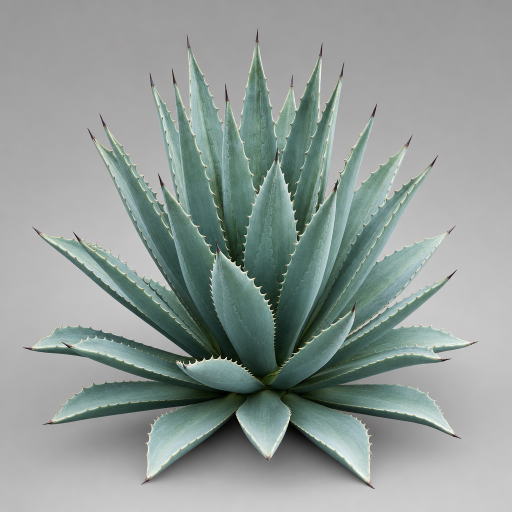
#> input picture flora-revamp/images/agave-rosette.png, 1024 x 1024 px (shown at 1/2 size)
$ python creosote-shrub.generator.py --image ../../images/agave-rosette.png --output out.png
#> lines starting #> are read from the running program, lines starting #| are printed output that depends on the picture; after the words box and inside, x2 and y2 are one past the last pixel; in counts of white or black regions, pixels touching at a corner belong together
#> in sample_palette, im is the input picture: PIL image 1024x1024 RGB; mean R, G, B 145.7, 154.8, 151.4
#!/usr/bin/env python3
"""Procedural sparse multi-stemmed shrub: geometry + photo-derived materials.

Builds a small, airy, vase-to-fountain shrub (several slender stems that fan
upward into a fine twiggy crown with sparse, clumped foliage), derives tileable
bark + a 4x4 foliage-card atlas from a reference photo, applies per-surface UVs
and PBR materials, and exports a textured binary GLB.

Surfaces:
    "branches" -- woody stems / twigs, cylindrical UVs, bark texture
    "canopy"   -- clumped flat leaf cards, atlas tiles, MASK alpha

CLI:
    python shrub_tex.py --image PATH --seed INT --density {high,med,low} \
        --output OUT.glb

Only numpy + trimesh + PIL + stdlib.  Deterministic given --seed.
"""

import argparse
import sys

import numpy as np
import trimesh
from PIL import Image, ImageDraw, ImageFilter


# ----------------------------------------------------------------------------
# Measured proportions (ratios read by eye off the reference image)
# ----------------------------------------------------------------------------
HEIGHT = 2.4                      # overall height in METERS (plausible shrub)
HEIGHT_OVER_WIDTH = 0.90          # nearly as wide as tall (photo aspect ~0.98)
WIDTH = HEIGHT / HEIGHT_OVER_WIDTH

CROWN_BASE_FRAC = 0.30            # crown starts ~30% up; lower part is bare stem
CROWN_PEAK_FRAC = 0.72           # broadest a little above mid (broad fountain)
BASE_GATHER_FRAC = 0.05          # stems converge into a narrow ~5%-wide base

STEM_BASE_RADIUS = 0.034          # radius (m) of a stem at the ground
MIN_RADIUS = 0.0018              # let twigs persist finer -> dense fine network

EPS = 1e-9

# Fallback palettes (used only if the photo yields too few clean samples).
_FALLBACK_WOOD_DARK = np.array([0.30, 0.25, 0.20])
_FALLBACK_WOOD_LIGHT = np.array([0.63, 0.57, 0.46])
_FALLBACK_FOLIAGE = np.array([0.44, 0.51, 0.32])

_LUM = np.array([0.299, 0.587, 0.114])


# ============================================================================
# small vector helpers
# ============================================================================
def _norm(v):
    n = np.linalg.norm(v)
    return v / n if n > EPS else v


def _perp_basis(d):
    a = np.array([0.0, 1.0, 0.0])
    if abs(np.dot(_norm(d), a)) > 0.95:
        a = np.array([1.0, 0.0, 0.0])
    u = _norm(np.cross(d, a))
    v = _norm(np.cross(d, u))
    return u, v


def _rotate(v, axis, ang):
    axis = _norm(axis)
    c, s = np.cos(ang), np.sin(ang)
    return v * c + np.cross(axis, v) * s + axis * np.dot(axis, v) * (1.0 - c)


# ============================================================================
# generalized tapered tube -> (verts, faces, uvs) with cylindrical UVs
# ============================================================================
def _tube(points, radii, sides, v_scale):
    points = np.asarray(points, float)
    radii = np.asarray(radii, float)
    n = len(points)
    if n < 2:
        return None

    seg = points[1:] - points[:-1]
    seg = np.array([_norm(s) for s in seg])
    tan = np.empty((n, 3))
    tan[0] = seg[0]
    tan[-1] = seg[-1]
    for i in range(1, n - 1):
        tan[i] = _norm(seg[i - 1] + seg[i])

    normals = np.empty((n, 3))
    u0, _ = _perp_basis(tan[0])
    normals[0] = u0
    for i in range(1, n):
        t0, t1 = tan[i - 1], tan[i]
        axis = np.cross(t0, t1)
        s = np.linalg.norm(axis)
        if s < EPS:
            normals[i] = normals[i - 1]
        else:
            ang = np.arctan2(s, np.dot(t0, t1))
            normals[i] = _norm(_rotate(normals[i - 1], axis / s, ang))

    # cumulative arc length -> v coordinate (bark runs along the stem)
    seglen = np.linalg.norm(points[1:] - points[:-1], axis=1)
    arclen = np.concatenate([[0.0], np.cumsum(seglen)])
    vcoord = arclen * v_scale

    ang = np.linspace(0.0, 2.0 * np.pi, sides, endpoint=False)
    cos, sin = np.cos(ang), np.sin(ang)
    ucoord = np.linspace(0.0, 1.0, sides, endpoint=False)

    verts = np.empty((n * sides, 3))
    uvs = np.empty((n * sides, 2))
    for i in range(n):
        ni = normals[i]
        bi = _norm(np.cross(tan[i], ni))
        ring = (cos[:, None] * ni[None, :] + sin[:, None] * bi[None, :]) * radii[i]
        verts[i * sides:(i + 1) * sides] = points[i] + ring
        uvs[i * sides:(i + 1) * sides, 0] = ucoord
        uvs[i * sides:(i + 1) * sides, 1] = vcoord[i]

    faces = []
    for i in range(n - 1):
        a0 = i * sides
        a1 = (i + 1) * sides
        for k in range(sides):
            k1 = (k + 1) % sides
            faces.append([a0 + k, a0 + k1, a1 + k1])
            faces.append([a0 + k, a1 + k1, a1 + k])

    base_c = len(verts)
    apex = points[-1] + tan[-1] * radii[-1] * 1.2
    verts = np.vstack([verts, points[0][None, :], apex[None, :]])
    uvs = np.vstack([uvs, [0.5, vcoord[0]], [0.5, vcoord[-1]]])
    apex_i = base_c + 1
    for k in range(sides):
        k1 = (k + 1) % sides
        faces.append([base_c, k1, k])
        faces.append([apex_i, (n - 1) * sides + k, (n - 1) * sides + k1])
    return verts, np.asarray(faces, np.int64), uvs


# ============================================================================
# crown envelope
# ============================================================================
def _envelope_radius(y, lobes):
    f = y / HEIGHT
    if f <= BASE_GATHER_FRAC:
        return WIDTH * 0.03
    t = (f - BASE_GATHER_FRAC) / (1.0 - BASE_GATHER_FRAC)
    peak = (CROWN_PEAK_FRAC - BASE_GATHER_FRAC) / (1.0 - BASE_GATHER_FRAC)
    if t <= peak:
        prof = (t / peak) ** 0.7
    else:
        prof = 1.0 - 0.35 * ((t - peak) / (1.0 - peak)) ** 1.5
    base = WIDTH * 0.5 * max(prof, 0.03)
    lobe = 1.0 + 0.12 * np.sin(lobes[0] + 3.0 * f) + 0.08 * np.cos(lobes[1] + 5.0 * f)
    return base * lobe


# ============================================================================
# skeleton growth
# ============================================================================
def _grow(cfg, rng):
    branches = []
    tips = []
    lobes = (rng.uniform(0, 2 * np.pi), rng.uniform(0, 2 * np.pi))
    max_depth = cfg["max_depth"]
    nodes = cfg["nodes"]
    cap = cfg["branch_cap"]

    n_stems = cfg["stems"]
    stack = []
    for i in range(n_stems):
        phi = 2 * np.pi * i / n_stems + rng.uniform(-0.3, 0.3)
        r = WIDTH * BASE_GATHER_FRAC * rng.uniform(0.1, 0.6)
        p0 = np.array([r * np.cos(phi), 0.0, r * np.sin(phi)])
        out = _norm(np.array([np.cos(phi), 0.0, np.sin(phi)]))
        d0 = _norm(np.array([0, 1, 0]) * 2.4 + out * rng.uniform(0.4, 0.95))
        stack.append((p0, d0, STEM_BASE_RADIUS * rng.uniform(0.85, 1.0), 0))

    count = 0
    while stack:
        p, d, radius, depth = stack.pop()
        if count >= cap:
            break
        count += 1

        seg_len = HEIGHT * (0.32 if depth == 0 else 0.22) * (0.82 ** depth)
        seg_len *= rng.uniform(0.8, 1.2)

        pts = [p.copy()]
        rads = [radius]
        cur = p.copy()
        cdir = d.copy()
        r = radius
        droop = 0.04 + 0.05 * depth
        for j in range(nodes - 1):
            radial = np.array([cur[0], 0.0, cur[2]])
            radial = _norm(radial) if np.linalg.norm(radial) > EPS else np.zeros(3)
            cdir = _norm(
                cdir
                + radial * 0.30                       # stronger outward fan
                + np.array([0.0, -1.0, 0.0]) * droop
                + rng.normal(0, 0.12, 3)
            )
            step = seg_len / (nodes - 1)
            nxt = cur + cdir * step
            er = _envelope_radius(nxt[1], lobes)
            hr = np.hypot(nxt[0], nxt[2])
            if hr > er * 1.03 and hr > EPS:
                k = (er * 1.03) / hr
                nxt[0] *= k
                nxt[2] *= k
            cur = nxt
            r *= rng.uniform(0.88, 0.94)
            pts.append(cur.copy())
            rads.append(max(r, MIN_RADIUS * 0.6))

        branches.append((np.array(pts), np.array(rads)))
        tips.append((cur.copy(), cur[1]))

        if depth < max_depth and r > MIN_RADIUS and count < cap:
            n_child = 2 if (depth >= 1 and rng.random() < 0.55) else 3
            child_r = r / np.sqrt(n_child)
            u, v = _perp_basis(cdir)
            for c in range(n_child):
                phi = 2 * np.pi * (c + rng.uniform(-0.2, 0.2)) / n_child
                axis = np.cos(phi) * u + np.sin(phi) * v
                theta = np.radians(rng.uniform(24, 50))     # wider fork angle
                cd = _norm(_rotate(cdir, axis, theta) + np.array([0, 1, 0]) * 0.14)
                stack.append((cur.copy(), cd, child_r * rng.uniform(0.85, 1.05), depth + 1))

    return branches, tips, lobes


# ============================================================================
# foliage cards -> (verts, faces, uvs, tints) ; each quad maps to an atlas tile
# ============================================================================
ATLAS_TILES = 4          # 4x4 atlas
ATLAS_SIZE = 1024


def _build_canopy(cfg, tips, lobes, rng):
    n_clumps = cfg["clumps"]
    cards_per = max(1, cfg["cards_total"] // n_clumps)
    crown_w = WIDTH
    half_base = 0.024 * crown_w          # small leaf tufts (sparse, airy look)
    clump_rad = 0.06 * crown_w           # tight tufts scattered at twig tips

    cand = [t for t in tips if t[1] > HEIGHT * (CROWN_BASE_FRAC + 0.03)]
    if len(cand) < n_clumps:
        cand = tips if tips else [(np.array([0.0, HEIGHT * 0.7, 0.0]), HEIGHT * 0.7)]
    heights = np.array([t[1] for t in cand])
    w = (heights - heights.min() + 0.05) ** 1.5
    w = w / w.sum()
    idx = rng.choice(len(cand), size=n_clumps, replace=len(cand) < n_clumps, p=w)
    centers = [cand[i][0] for i in idx]

    crown_cy = HEIGHT * 0.66
    pad = 2.0 / ATLAS_SIZE
    step = 1.0 / ATLAS_TILES

    verts, faces, uvs, tints = [], [], [], []
    base_i = 0
    for c in centers:
        clump_var = rng.uniform(-0.06, 0.06)   # subtle per-clump value shift
        for _ in range(cards_per):
            off = rng.normal(0, 1, 3)
            off = off / (np.linalg.norm(off) + EPS) * clump_rad * rng.uniform(0.0, 1.0)
            pos = c + off

            out = pos - np.array([0.0, crown_cy, 0.0])
            out = _norm(out) if np.linalg.norm(out) > EPS else np.array([0.0, 1.0, 0.0])
            jit_ax = _norm(rng.normal(0, 1, 3))
            out = _norm(_rotate(out, jit_ax, np.radians(rng.uniform(-25, 25))))

            u, v = _perp_basis(out)
            roll = rng.uniform(0, 2 * np.pi)
            u2 = np.cos(roll) * u + np.sin(roll) * v
            v2 = -np.sin(roll) * u + np.cos(roll) * v

            scale = np.exp(rng.normal(0, 0.3))
            hu = half_base * scale
            hv = half_base * 0.7 * scale
            quad = np.array([
                pos - u2 * hu - v2 * hv,
                pos + u2 * hu - v2 * hv,
                pos + u2 * hu + v2 * hv,
                pos - u2 * hu + v2 * hv,
            ])
            verts.append(quad)
            faces.append([base_i, base_i + 1, base_i + 2])
            faces.append([base_i, base_i + 2, base_i + 3])

            # --- UV: pick a random atlas tile + 0/90/180/270 rotation --------
            tx = int(rng.integers(0, ATLAS_TILES))
            ty = int(rng.integers(0, ATLAS_TILES))
            u_lo, u_hi = tx * step + pad, (tx + 1) * step - pad
            v_lo, v_hi = ty * step + pad, (ty + 1) * step - pad
            corners = [(u_lo, v_lo), (u_hi, v_lo), (u_hi, v_hi), (u_lo, v_hi)]
            k = int(rng.integers(0, 4))
            corners = corners[k:] + corners[:k]
            uvs.extend(corners)

            # --- per-card sun/shade tint (outer + higher = brighter) ---------
            hf = np.clip(pos[1] / HEIGHT, 0.0, 1.0)
            outward = np.clip(np.hypot(pos[0], pos[2]) / (0.5 * crown_w), 0.0, 1.0)
            bright = np.clip(0.86 + 0.16 * hf + 0.10 * outward + clump_var, 0.78, 1.1)
            warm = np.array([1.04, 1.0, 0.94]) if hf > 0.6 else np.array([0.98, 1.0, 1.02])
            tint = np.clip(bright * warm, 0.0, 1.0)
            tints.extend([tint] * 4)
            base_i += 4

    verts = np.vstack(verts)
    faces = np.asarray(faces, np.int64)
    uvs = np.asarray(uvs, float)
    tints = np.asarray(tints, float)
    return verts, faces, uvs, tints


# ============================================================================
# vertex colours (COLOR_0 tints that multiply the albedo texture)
# ============================================================================
# [13 lines left out: function _wood_colors, not called in this run]


# ============================================================================
# ---- photo sampling -------------------------------------------------------
# ============================================================================
def _delight(arr):
    """Divide by a heavily blurred luminance, gain clamped to [0.6, 1.6]."""
    h, w = arr.shape[:2]
    lum = arr @ _LUM
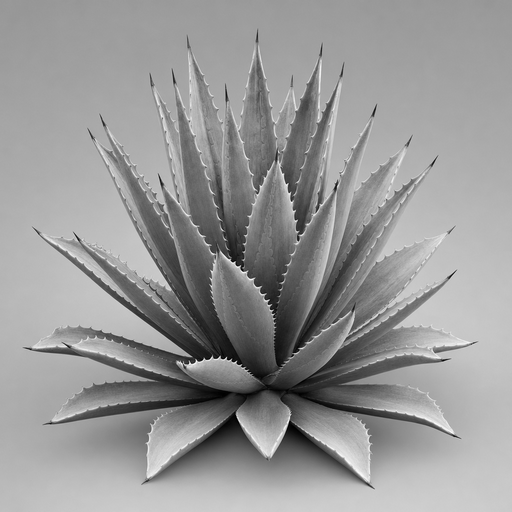
#> lum: shape (512, 512) float64; min 0, max 0.989, mean 0.595
    pil = Image.fromarray((np.clip(lum, 0, 1) * 255).astype(np.uint8))
    rad = max(8, int(min(h, w) / 8))
    blur = np.asarray(pil.filter(ImageFilter.GaussianBlur(rad)), float) / 255.0
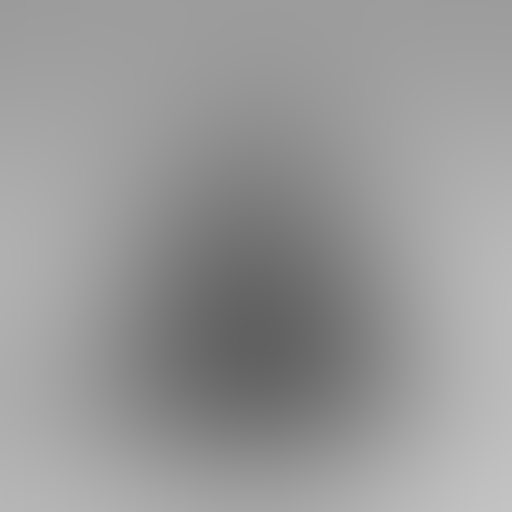
#> blur: shape (512, 512) float64; min 0.38, max 0.765, mean 0.597
    blur = np.maximum(blur, 1e-3)
    target = float(np.median(lum))
#> target = 0.638
    gain = np.clip(target / blur, 0.6, 1.6)
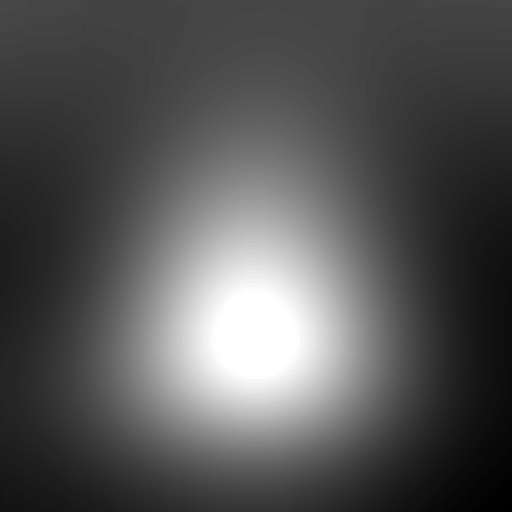
#> gain: shape (512, 512) float64; min 0.834, max 1.6, mean 1.09; drawn with min black and max white
    return np.clip(arr * gain[..., None], 0.0, 1.0)
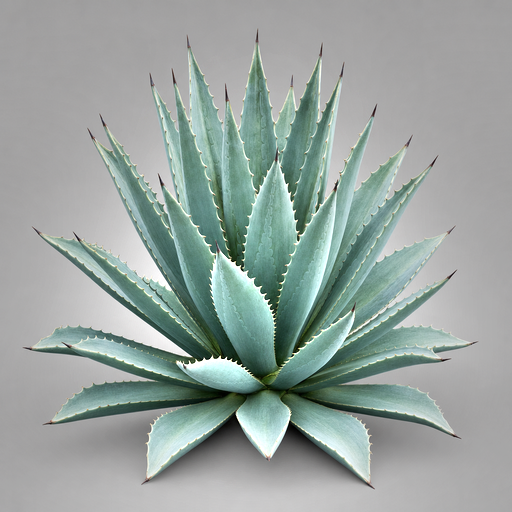
#> returned value: shape (512, 512, 3) float64; mean of channels 0, 1, 2 0.598, 0.643, 0.626; drawn as R, G, B


def sample_palette(image_path):
    """Return a palette dict sampled from inside the object's silhouette.

    Masks the pale background out, then separates green foliage flecks from the
    darker woody stems and reads representative colors from each."""
    pal = dict(
        wood_dark=_FALLBACK_WOOD_DARK.copy(),
        wood_light=_FALLBACK_WOOD_LIGHT.copy(),
        foliage=_FALLBACK_FOLIAGE.copy(),
        foliage_light=np.clip(_FALLBACK_FOLIAGE * 1.2, 0, 1),
        foliage_dark=_FALLBACK_FOLIAGE * 0.7,
    )
    if not image_path:
        return pal
    try:
        im = Image.open(image_path).convert("RGB")
    except Exception:
        return pal

    im.thumbnail((512, 512), Image.LANCZOS)
    arr = np.asarray(im, float) / 255.0
    dl = _delight(arr)
    h, w = arr.shape[:2]

    # background = median of a border frame (the pale, uniform surround)
    bw = max(2, int(0.06 * min(h, w)))
    border = np.concatenate([
        arr[:bw].reshape(-1, 3), arr[-bw:].reshape(-1, 3),
        arr[:, :bw].reshape(-1, 3), arr[:, -bw:].reshape(-1, 3),
    ])
    bg = np.median(border, axis=0)
#> bg = [0.698, 0.694, 0.694]

    diff = np.linalg.norm(arr - bg[None, None, :], axis=2)
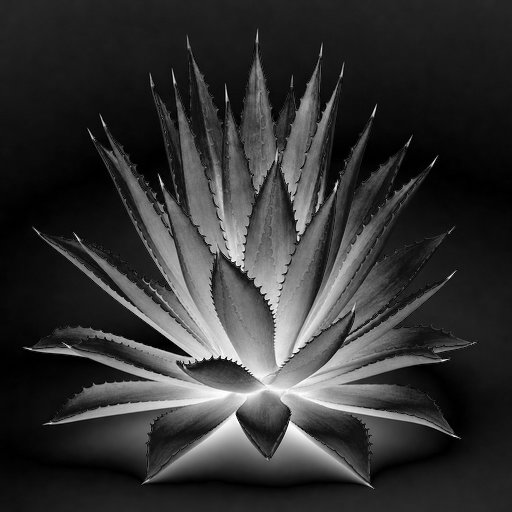
#> diff: shape (512, 512) float64; min 0, max 1.2, mean 0.243; drawn with min black and max white
    green = arr[..., 1] - 0.5 * (arr[..., 0] + arr[..., 2])
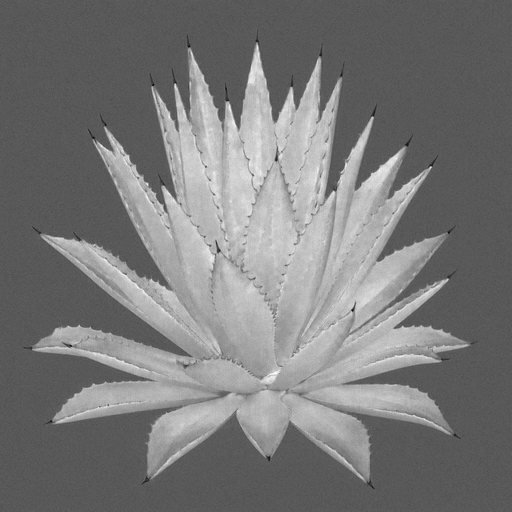
#> green: shape (512, 512) float64; min -0.0745, max 0.133, mean 0.0244; drawn with min black and max white

    obj = diff > 0.06
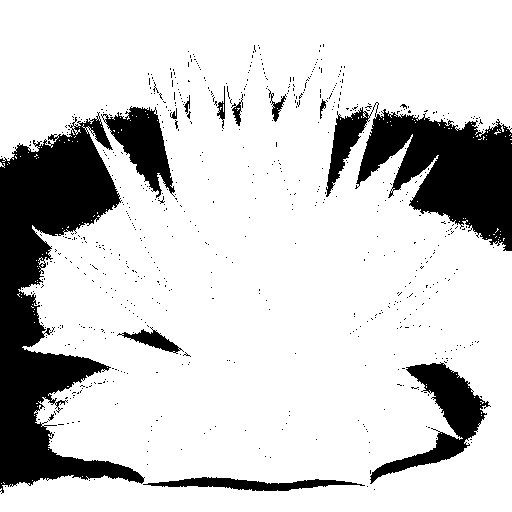
#> obj: shape (512, 512) bool; 81.4% white; 674 black regions (662 under 20 px), largest, box (x1, y1, x2, y2) and area: (0, 112, 145, 494) 23714, (326, 102, 512, 251) 13845, (370, 362, 491, 484) 4255
    foliage_mask = obj & (green > 0.015)
#> foliage_mask: shape (512, 512) bool; 37.2% white; 4 white regions (3 under 20 px), largest, box (x1, y1, x2, y2) and area: (32, 43, 470, 483) 97454
    wood_mask = obj & (~foliage_mask) & (diff > 0.10)
#> wood_mask: shape (512, 512) bool; 30.5% white; 524 white regions (493 under 20 px), largest, box (x1, y1, x2, y2) and area: (0, 0, 512, 108) 38519, (26, 414, 512, 512) 20741, (389, 245, 512, 384) 8676
#> (the rest of the program and of its run is left out)
